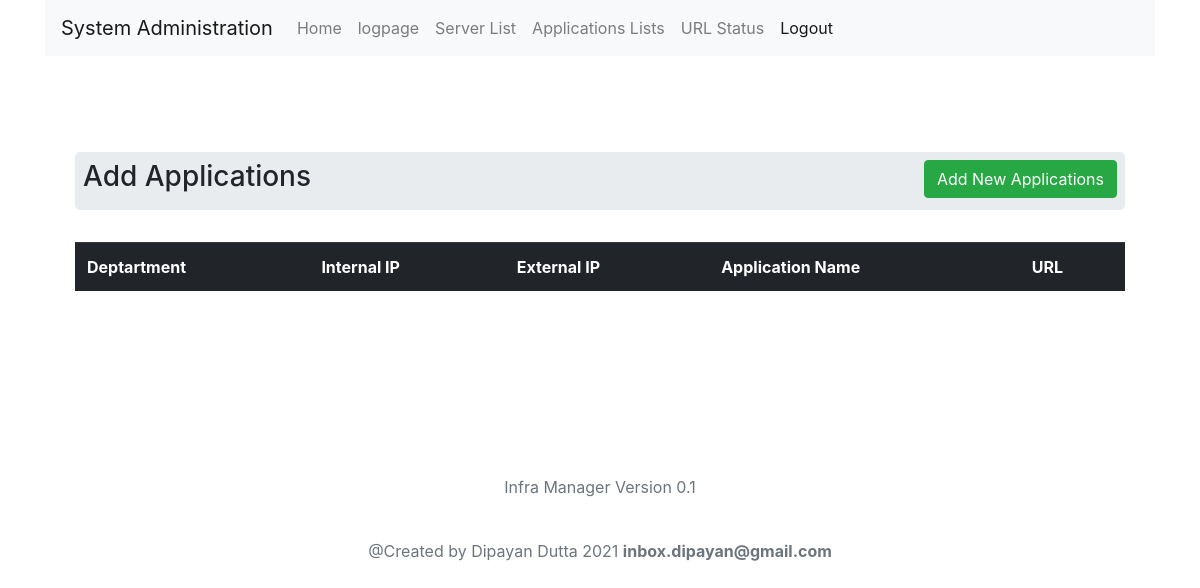
/urllists/lists/ (signed in), run on an earlier commit of the app's database.
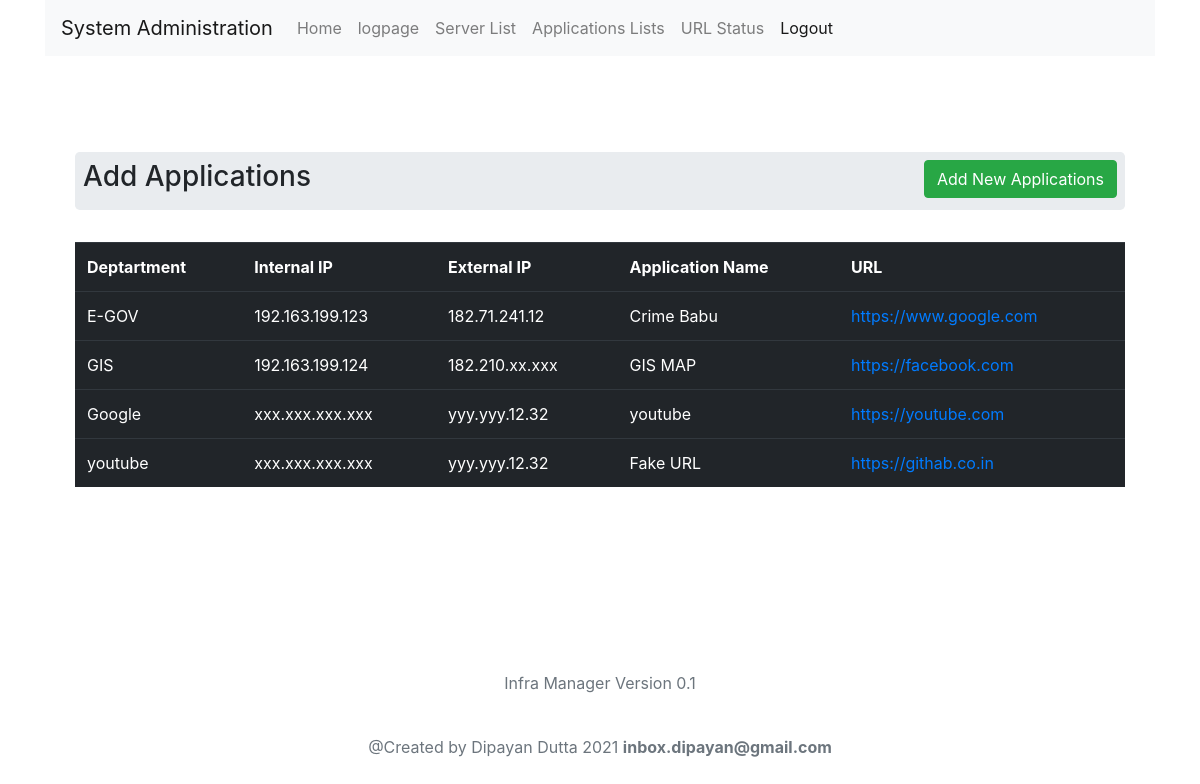
And on a later commit of the database.
### urllists/models.py (models this page shows)
class UrlLists(models.Model):
	SerialNumber 	= models.AutoField(primary_key=True)
	internalIP		= models.TextField(max_length=30)
	externalIP		= models.TextField(max_length=30)
	appName			= models.TextField(max_length=100)
	appURL			= models.TextField(max_length=200)
	Dept			= models.TextField(max_length=200)

### urllists/views.py (the view)
# urls.py: path('',include('account.urls')),
@login_required(login_url='/login/')
def urls(request):
	template = 'urllists.html'
	title    = 'urllists'
	applications 	= UrlLists.objects.all()
	paginator 		= Paginator(applications,5)
	page			= request.GET.get('page')
	applications 	= paginator.get_page('page')
	return render(request,template,{'title':title,'applications':applications})

### urllists/templates/urllists.html (shortened to what this page needs)
{% extends 'base.html' %}
{% block PageBody %}
	<div class="container">
		<div class="row">
			<div class="col md-12">
				<div class="jumbotron p-2">
					<h3>Add Applications <button type="button" class="btn btn-success float-right" data-toggle="modal" data-target="#addapplication">Add New Applications</button></h3>
				</div>
				<table class="table table-hover table-dark">
					<tr>
						<th>Deptartment</th>
						<th>Internal IP</th>
						<th>External IP</th>
						<th>Application Name</th>
						<th>URL</th>
					</tr>
					{% for app in applications %}
					<tr>
						<td>{{ app.Dept }}</td>
						<td>{{ app.internalIP }}</td>
						<td>{{ app.externalIP }}</td>
						<td>{{ app.appName }}</td>
						<td><a href="{{ app.appURL }}">{{ app.appURL }}</a></td>
					</tr>
					{% endfor %}
				</table>
			</div>
		</div>
	</div>
{% endblock %}

### templates/base.html (shortened to what this page needs)
{% load static %}
<!doctype html>
<html lang="en">
  <head>
    <link href="{% static 'css/bootstrap.css' %}" rel="stylesheet">
    <link href="{% static 'css/custom.css' %}" rel="stylesheet">
     <link href="{% static 'css/all.css' %}" rel="stylesheet">
     <link href="{% static 'css/fontawsome.min.css' %}" rel="stylesheet">
  </head>
  <body>
    {% include "navbar.html" %}
    <br/>
    <br/>
    <main role="main" class="container">
      <br/>
      <br/>
      <div class="container">
        {% block PageBody %}
        {% endblock PageBody %}
      </div>
      <br/>
      <br/>
    </main>
    <br/>
    <br/>
    <br/>
    <br/>
    <br/>
    {% include "footer.html" %}
  </body>
</html>

### templates/navbar.html (shortened to what this page needs)
<div class="container">
  <nav class="navbar navbar-expand-lg navbar-light bg-light">
  <a class="navbar-brand" href="#">System Administration</a>
  <div class="collapse navbar-collapse" id="navbarSupportedContent">
    <ul class="navbar-nav mr-auto">
      {% if user.is_authenticated %}
      <li class="nav-item">
        <a class="nav-link" href="{% url 'home' %}">Home </a>
      </li>
      <li class="nav-item">
        <a class="nav-link" href="{% url 'logpage' %}">logpage</a>
      </li>
      <li class="nav-item">
        <a class="nav-link" href="{% url 'addservers' %}">Server List</a>
      </li>
      <li class="nav-item">
        <a class="nav-link" href="{% url 'urls' %}">Applications Lists</a>
      </li>
      <li class="nav-item">
        <a class="nav-link" href="{% url 'stat' %}">URL Status</a>
      </li>
      <li class="nav-item active">
                 <a class="nav-link" href="javascript:{document.getElementById('logout').submit()}">Logout </a>
                </li>
    {% endif %}
  </div>
</nav>
</div>

### templates/footer.html
<footer class="text-muted">
    <div class="container text-center">
        <p id="footer">Infra Manager Version 0.1 </p>
        <br/>
        <p>@Created by Dipayan Dutta {% now "Y" %} <b>inbox.dipayan@gmail.com</b></p>
    </div>
</footer>

What changed in the data, as far as the page shows it:
added UrlLists: Dept "E-GOV", internalIP "192.163.199.123", externalIP "182.71.241.12", appName "Crime Babu", appURL "https://www.google.com"
added UrlLists: Dept "GIS", internalIP "192.163.199.124", externalIP "182.210.xx.xxx", appName "GIS MAP", appURL "https://facebook.com"
added UrlLists: Dept "Google", internalIP "xxx.xxx.xxx.xxx", externalIP "yyy.yyy.12.32", appName "youtube", appURL "https://youtube.com"
added UrlLists: Dept "youtube", internalIP "xxx.xxx.xxx.xxx", externalIP "yyy.yyy.12.32", appName "Fake URL", appURL "https://githab.co.in"
